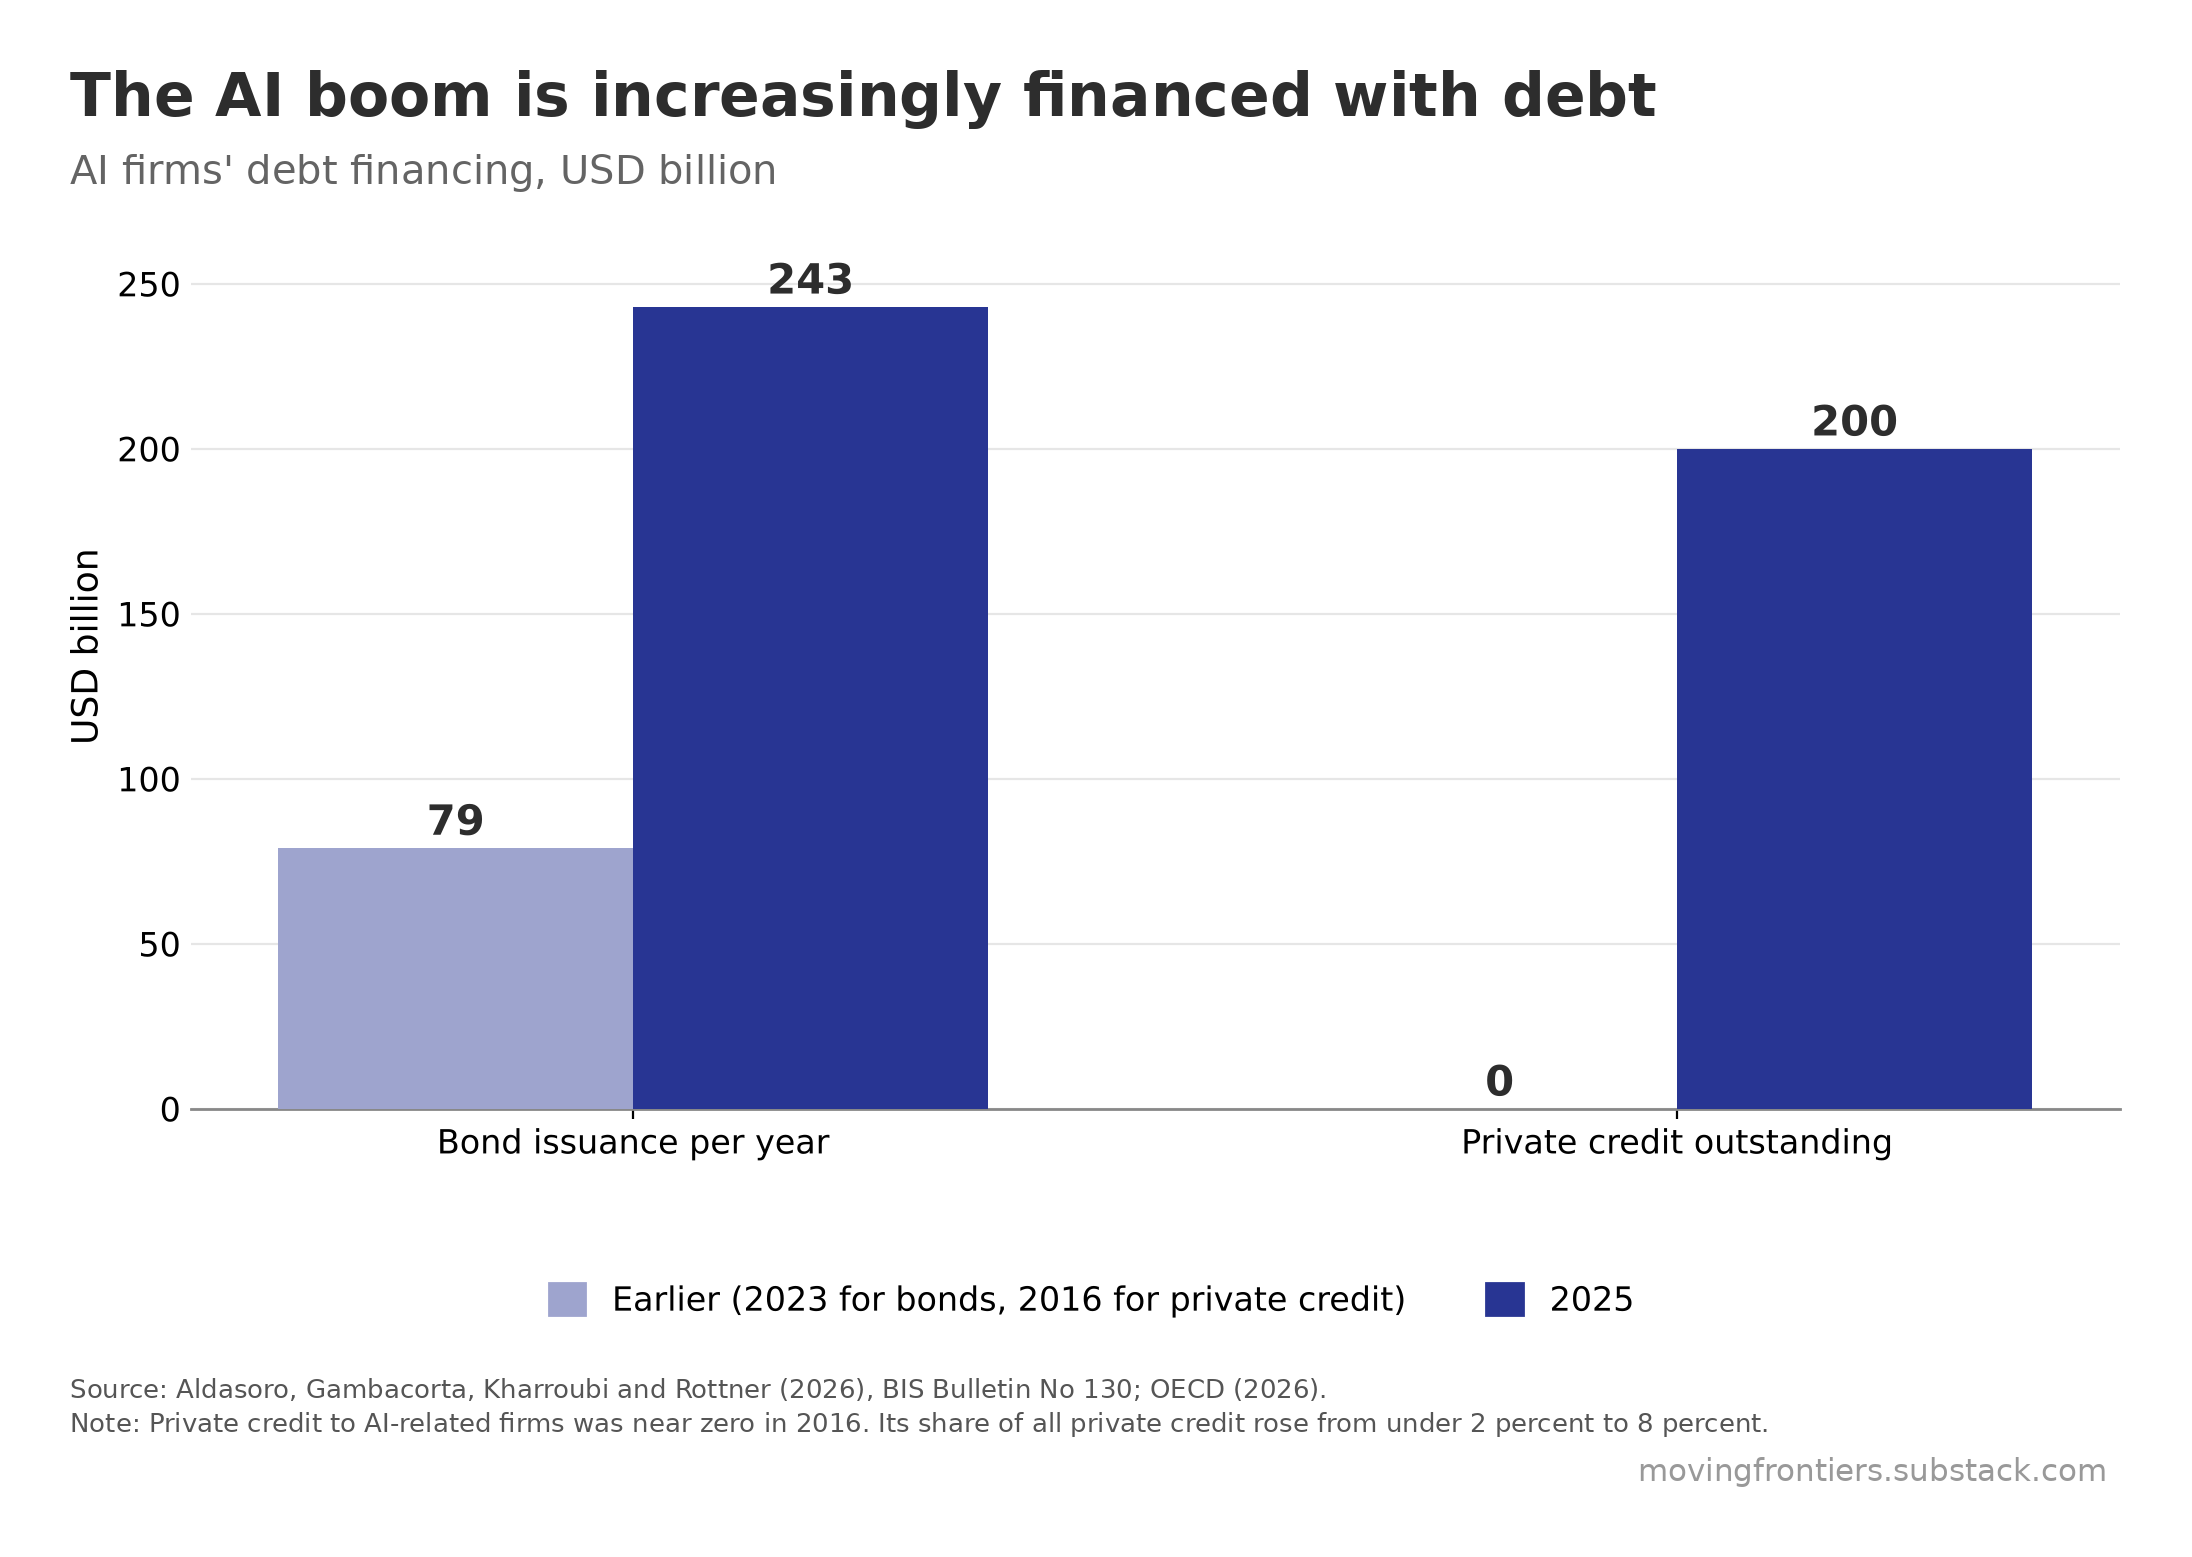

This chart was generated by the following Python code:
"""chart-2-ai-debt-financing.py

The AI boom is increasingly financed with debt

Self-contained: the Moving Frontiers house style, the data and the chart are all in
this one file. Needs only numpy, pandas, matplotlib and Pillow. Running it writes
chart-2-ai-debt-financing.png and chart-2-ai-debt-financing.csv next to the script.

HOW THE CHART IS BUILT
Two pairs of columns: annual bond issuance by AI firms and private credit
outstanding to them. The lighter column is the earlier reading, the full blue column
is 2025. Values are printed above each column.
"""
import io
import pandas as pd
import matplotlib
matplotlib.use("Agg")
import matplotlib.pyplot as plt
from matplotlib.patches import Patch

# =====================================================================================
# HOUSE STYLE (inlined)
# =====================================================================================
import os
import numpy as np
import matplotlib
from PIL import Image, ImageDraw, ImageFont

DPI = 200

# ---- colours: the main elements, by how many series the chart has ----
RED, GOLD, GREEN, BLUE = "#C62828", "#F9A825", "#00897B", "#283593"
PALETTE = {1: [BLUE],
           2: [RED, BLUE],
           3: [RED, BLUE, GOLD],
           4: [RED, GOLD, GREEN, BLUE]}
GREY = "#888888"          # axes, rules, de-emphasised marks


def palette(n):
    assert n in PALETTE, "the house palette covers one to four series"
    return PALETTE[n]


# ---- spacing, in pixels at 200 dpi, every gap ink to ink ----
GAP_TITLE_SUB = 25        # subtitle below the title
GAP_SUB_PLOT  = 70        # plot below the subtitle
GAP_PLOT_CAP  = 60        # caption below the plot
GAP_CAP_MARK  = 20        # watermark below the last caption line
MARK_RIGHT    = 15        # watermark right edge, inside the content right edge
BORDER        = 70        # empty space around the whole canvas

# Canvas width is allowed to differ from chart to chart: each canvas is just the plot
# plus the border. Pass content_w=<px> to compose() to pad a narrow plot out to a
# common width instead, which is optional.
CONTENT_W     = None

# Type is fixed, not scaled to the chart. Sizing the title from the plot width made
# it depend on how much white space matplotlib happened to leave, so a narrow chart
# got a smaller title than a wide one in the same pack.
# TYPE SCALES WITH THE CANVAS, so that a chart shown at a fixed display width, a
# phone column say, always shows the same apparent type whatever its own pixel width.
# The point sizes below are the sizes at REF_W; a canvas half again as wide gets type
# half again as large, and the two look identical once both are scaled to the column.
# Sizing type from the plot width, as an earlier version did, is not the same thing and
# was a bug: it made the title depend on how much white space matplotlib happened to
# leave around the axes rather than on how large the image is.
REF_W      = 1980         # reference canvas width the point sizes below refer to
TITLE_PT   = 19.44        # title, 54px at REF_W
SUB_FRAC   = 0.68         # subtitle as a share of the title
CAP_PT     = 8.5          # caption, 24px at REF_W
MARK_MULT  = 1.2          # watermark as a share of the caption
LEADING    = 1.32

# Type inside the plot. Set once here and applied by rc(), so every chart in a pack
# carries the same tick labels, axis titles and annotations. A build script that
# passes its own fontsize= breaks that, so use these constants instead.
AXIS_PT    = 13           # axis titles
TICK_PT    = 12           # tick labels, both axes
LEGEND_PT  = 12           # legend entries
LABEL_PT   = 11.5         # in-plot labels and data values
EMPH_PT    = 15           # emphasised data values, bold

INK        = "#2D2D2D"    # title
SUB_INK    = "#646464"    # subtitle
CAP_INK    = "#555555"    # caption
MARK_INK   = "#999999"    # watermark
MARK_TEXT  = "movingfrontiers.substack.com"
CREDIT     = ""


def rc():
    """Matplotlib defaults for the plot itself."""
    matplotlib.pyplot.rcParams.update({
        "font.family": "DejaVu Sans", "font.size": AXIS_PT,
        "axes.labelsize": AXIS_PT, "xtick.labelsize": TICK_PT,
        "ytick.labelsize": TICK_PT, "legend.fontsize": LEGEND_PT,
        "axes.edgecolor": GREY, "axes.linewidth": 1.0,
        "figure.facecolor": "white", "axes.facecolor": "white"})


def style_ax(ax):
    ax.spines["top"].set_visible(False)
    ax.spines["right"].set_visible(False)


def _font(px, bold=False):
    name = "DejaVuSans-Bold.ttf" if bold else "DejaVuSans.ttf"
    for p in (os.path.join(matplotlib.get_data_path(), "fonts", "ttf", name),
              "/usr/share/fonts/truetype/dejavu/" + name):
        if os.path.exists(p):
            return ImageFont.truetype(p, px)
    raise FileNotFoundError(name)


def _ink(font, s):
    """Ink top and bottom of a string relative to its baseline."""
    b = font.getbbox(s, anchor="ls")
    return b[1], b[3]


def _ink_left(font, s):
    """How far the first glyph's ink sits from the pen position. Usually zero, but a
    few capitals carry a negative left side bearing, so a line starting with one puts
    ink a pixel outside the border that verify() insists on. Drawing at x minus this
    lines the ink up with the border instead of the pen."""
    return font.getbbox(s, anchor="ls")[0]


def _wrap(font, paragraphs, width):
    """Greedy wrap. Also returns, for each line, which paragraph it came from, so a
    line that ends because its paragraph ended can be told apart from one that ends
    because the next word would not fit."""
    lines, owner = [], []
    for p, text in enumerate(paragraphs):
        cur = ""
        for w in text.split():
            t = (cur + " " + w).strip()
            if not cur or font.getlength(t) <= width:
                cur = t
            else:
                lines.append(cur); owner.append(p); cur = w
        if cur:
            lines.append(cur); owner.append(p)
    return lines, owner


def _crop(img):
    g = np.array(img.convert("L"))
    r = np.where((g < 250).any(1))[0]
    c = np.where((g < 250).any(0))[0]
    return img.crop((c.min(), r.min(), c.max() + 1, r.max() + 1))


def compose(plot_png, out_png, title, subtitle, source, note=None, credit=CREDIT,
            content_w=CONTENT_W):
    """Title band above the plot, caption and watermark below, BORDER px all around."""
    plot = _crop(Image.open(plot_png).convert("RGB"))
    PW, H = plot.size
    W = max(PW, content_w or 0)          # the target is a floor, never a ceiling

    k = (W + 2 * BORDER) / REF_W         # type scales with the canvas, not the plot
    title_px = round(TITLE_PT * DPI / 72 * k)
    cap_px   = round(CAP_PT * DPI / 72 * k)
    f_title = _font(title_px, bold=True)
    f_sub   = _font(int(title_px * SUB_FRAC))
    f_cap   = _font(cap_px)
    f_mark  = _font(round(cap_px * MARK_MULT))

    tl, _ = _wrap(f_title, [title], W)
    sl, _ = _wrap(f_sub, [subtitle], W)
    paras = ["Source: " + source + (" " + credit if credit else "")]
    if note:
        paras.append("Note: " + note)
    cl, owner = _wrap(f_cap, paras, W)
    for i in range(len(cl) - 1):                       # lines must be maximally full
        if owner[i + 1] == owner[i]:
            nxt = cl[i + 1].split()[0]
            assert f_cap.getlength(cl[i] + " " + nxt) > W, \
                f"caption line {i} is not filled to the full width"

    tlh = int(f_title.size * LEADING)
    slh = int(f_sub.size * LEADING)
    clh = int(f_cap.size * LEADING)

    # walk down the page, each gap measured from the ink above it
    y, place = 0, []
    for i, s in enumerate(tl):
        base = y - _ink(f_title, s)[0] if i == 0 else place[-1][0] + tlh
        place.append((base, s, f_title, INK, "left"))
    y = place[-1][0] + _ink(f_title, tl[-1])[1]
    for i, s in enumerate(sl):
        base = (y + GAP_TITLE_SUB - _ink(f_sub, s)[0]) if i == 0 else place[-1][0] + slh
        place.append((base, s, f_sub, SUB_INK, "left"))
    y = place[-1][0] + _ink(f_sub, sl[-1])[1]

    plot_y = y + GAP_SUB_PLOT
    y = plot_y + H

    for i, s in enumerate(cl):
        base = (y + GAP_PLOT_CAP - _ink(f_cap, s)[0]) if i == 0 else place[-1][0] + clh
        place.append((base, s, f_cap, CAP_INK, "left"))
    y = place[-1][0] + _ink(f_cap, cl[-1])[1]
    place.append((y + GAP_CAP_MARK - _ink(f_mark, MARK_TEXT)[0],
                  MARK_TEXT, f_mark, MARK_INK, "right"))
    y = place[-1][0] + _ink(f_mark, MARK_TEXT)[1]

    canvas = Image.new("RGB", (W + 2 * BORDER, y + 2 * BORDER), "white")
    canvas.paste(plot, (BORDER, plot_y + BORDER))     # left, with the title and caption
    d = ImageDraw.Draw(canvas)
    for base, s, f, col, align in place:
        if align == "right":
            x = BORDER + W - MARK_RIGHT - f.getlength(s)
        else:
            x = BORDER - _ink_left(f, s)
        d.text((x, base + BORDER), s, font=f, fill=col, anchor="ls")
    canvas.save(out_png)
    verify(out_png)
    return out_png


def verify(png):
    """Blank pixel rows between each block, and the border, must match the constants."""
    a = np.array(Image.open(png).convert("L"))
    Hh, Ww = a.shape
    ink = a < 250
    rows = np.where(ink.any(1))[0]
    cols = np.where(ink.any(0))[0]
    bands, start, prev = [], rows[0], rows[0]
    for r in rows[1:]:
        if r - prev > 3:
            bands.append((start, prev)); start = r
        prev = r
    bands.append((start, prev))
    gaps = [bands[i + 1][0] - bands[i][1] - 1 for i in range(len(bands) - 1)]
    assert GAP_SUB_PLOT in gaps, f"no {GAP_SUB_PLOT}px gap below the subtitle"
    assert GAP_PLOT_CAP in gaps, f"no {GAP_PLOT_CAP}px gap above the caption"
    assert gaps[-1] == GAP_CAP_MARK, \
        f"gap above the watermark is {gaps[-1]}px, expected {GAP_CAP_MARK}"
    assert (rows[0], Hh - 1 - rows[-1], cols[0]) == (BORDER, BORDER, BORDER), \
        f"top, bottom and left borders are {(rows[0], Hh - 1 - rows[-1], cols[0])}, " \
        f"expected {BORDER}"
    assert Ww - 1 - cols[-1] >= BORDER, \
        f"right border is {Ww - 1 - cols[-1]}, expected at least {BORDER}"
    wm_cols = np.where(ink[bands[-1][0]:bands[-1][1] + 1, :].any(0))[0]
    assert Ww - 1 - wm_cols.max() >= BORDER + MARK_RIGHT - 3, "watermark right margin is wrong"
    return gaps

GRID = "#E6E6E6"

def tint(hex_colour, t):
    """Blend a hex colour towards white by the fraction t."""
    c = np.array([int(hex_colour[i:i + 2], 16) for i in (1, 3, 5)])
    return "#{:02X}{:02X}{:02X}".format(*(c + (255 - c) * t).round().astype(int))

def fig_ax(h=6.0, left=0.075, right=0.985, bottom=0.11, top=0.97):
    rc()
    fig, ax = plt.subplots(figsize=(10.6, h), dpi=DPI)
    fig.subplots_adjust(left=left, right=right, top=top, bottom=bottom)
    style_ax(ax)
    ax.set_axisbelow(True)
    return fig, ax

def hbars(ax, labels, values, colour, xmax=100):
    """Horizontal bars with the category written above each bar and the value at its end."""
    n = len(labels)
    for i, (l, v) in enumerate(zip(labels, values)):
        y = n - 1 - i
        ax.barh(y, v, height=0.42, color=colour, zorder=3)
        ax.text(0, y + 0.29, l, ha="left", va="bottom", fontsize=LABEL_PT + 0.5, color=INK)
        ax.text(v + xmax * 0.012, y, "{:g}%".format(v), ha="left", va="center",
                fontsize=EMPH_PT, fontweight="bold", color=INK)
    ax.set_ylim(-0.5, n - 0.2)
    ax.set_xlim(0, xmax * 1.08)
    ax.set_yticks([])
    ax.set_xticks([])
    for sp in ("left", "bottom"):
        ax.spines[sp].set_visible(False)

def legend(fig, handles):
    fig.legend(handles=handles, loc="lower center", bbox_to_anchor=(0.5, 0.0), ncol=len(handles),
               frameon=False, fontsize=LEGEND_PT, handlelength=1.1, handleheight=1.1, columnspacing=2.4)

# =====================================================================================
# DATA
# =====================================================================================
STEM = "chart-2-ai-debt-financing"
RAW = """\
instrument,period,year,usd_billion
Bond issuance per year,earlier,2023,79
Bond issuance per year,latest,2025,243
Private credit outstanding,earlier,2016,0
Private credit outstanding,latest,2025,200
"""
df = pd.read_csv(io.StringIO(RAW))
df.to_csv(STEM + ".csv", index=False)

TITLE = 'The AI boom is increasingly financed with debt'
SUBTITLE = "AI firms' debt financing, USD billion"
SOURCE = 'Aldasoro, Gambacorta, Kharroubi and Rottner (2026), BIS Bulletin No 130; OECD (2026).'
NOTE = 'Private credit to AI-related firms was near zero in 2016. Its share of all private credit rose from under 2 percent to 8 percent.'

# =====================================================================================
# CHART
# =====================================================================================
fig, ax = fig_ax(bottom=0.2)
groups = list(df.instrument.unique())
x = np.arange(len(groups))
w = 0.34
for period, off, colour in (("earlier", -w / 2, tint(BLUE, 0.55)), ("latest", w / 2, BLUE)):
    vals = df[df.period == period].set_index("instrument").usd_billion.reindex(groups)
    ax.bar(x + off, vals, w, color=colour, zorder=3)
    for xi, v in zip(x + off, vals):
        ax.text(xi, v + 4, "{:g}".format(v), ha="center", fontsize=EMPH_PT, fontweight="bold", color=INK)
ax.set_xticks(x)
ax.set_xticklabels(groups)
ax.set_ylim(0, 280)
ax.set_ylabel("USD billion")
ax.yaxis.grid(True, color=GRID, lw=0.8)
ax.spines["left"].set_visible(False)
ax.tick_params(axis="y", length=0)
legend(fig, [Patch(color=tint(BLUE, 0.55), label="Earlier (2023 for bonds, 2016 for private credit)"),
             Patch(color=BLUE, label="2025")])

fig.savefig("_plot.png", dpi=DPI, facecolor="white", bbox_inches="tight")
plt.close(fig)
compose("_plot.png", STEM + ".png", TITLE, SUBTITLE, SOURCE, NOTE)
os.remove("_plot.png")
print("wrote", STEM + ".png", "and", STEM + ".csv")
